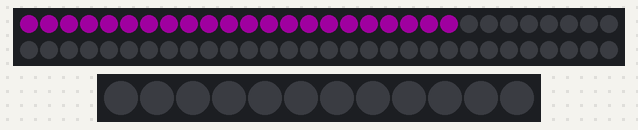
This sketch was run on a simulated ESP8266 (NodeMCU). Shown: 60 RGB LEDs in strip order, left to right, continuing on the next row, 12 RGB LEDs in strip order, left to right. Dim RGB values are drawn brighter than linear; WiFi joins after 1.5 s; servers stay silent unless stated; uploads are accepted with an empty reply.

Above: at 3.1 s.
At 4.7 s:
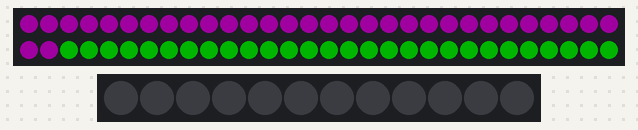
At 6.3 s:
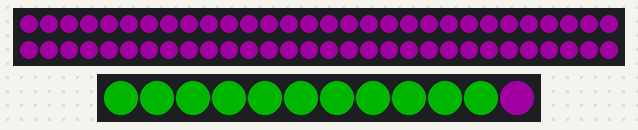
At 6.8 s:
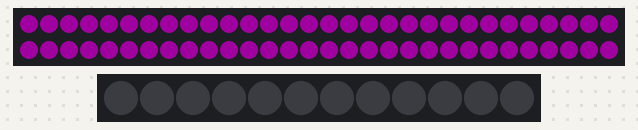
At 7.8 s:
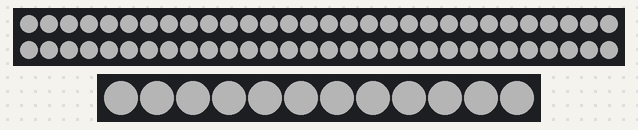
At 38.5 s:
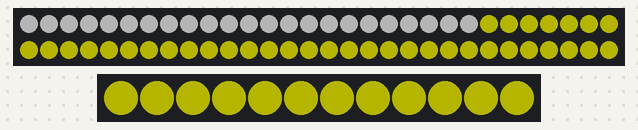

Measured:
- what the display in image 3 shows lasts 1.0 s, from 6.7 s to 7.7 s
- what the display in image 4 shows lasts 8.7 s, from 7.7 s to 16.4 s

The sketch:

ESP8266_Clock_GoogleTime.ino
```cpp
/*
 ___/'¬_         /\
{_-_ ^  \_______//
     /           \
     \ _  _____  /
     || ||     |||
     || ||     |||

            _____
           </\|/\>
     _-_-_-_ *|* _-_-_-_
    -_-_-_-_-\@/-_-_-_-_-
_____________________________

Use this sketch to set the Neopixels to display the Time from the Web via ESP8266
on a String of 60* WS2812 on pin 12 Plus 12 on pin 13 of ESP8266............

_________________________________________________________________________________

___________________________________________________________________________
!*!*!*! Please note the Libraries Required in the Includes.......!*!*!*!|
---------------------------------------------------------------------------
*/
// include the library code:
#include <ESP8266WiFi.h>
#include <Adafruit_NeoPixel.h>
#define PIXELPIN0 13
#define PIXELPIN 12
#define BRIGHTNESS 64

// WiFi connection
const char* ssid = "WiFiNetworkName";
const char* password = "WiFiPassword";
WiFiServer server(80);
WiFiClient client;
extern "C"
{
#include "user_interface.h"
}
ADC_MODE(ADC_VCC);
char tDigit;
String TiMeS,TMnow,MyNtP;                                 // The current TimeStamp from Google....
int tIMeh,tIMem,tIMes,newt,newt1,inChar,SCsa,MNsa,HRsa;   // Integer values from Gooogle time reply
int hr,mn,st,st1;                                         // Uptime Duration Counter......
String DsTable;                                           // Discarded parts if the Strings......
String theDate,theDate1,duration1,theDateTr;              // The current TimeStamp Date from Google....
Adafruit_NeoPixel strip0 = Adafruit_NeoPixel(12, PIXELPIN0, NEO_GRB + NEO_KHZ800);
Adafruit_NeoPixel strip = Adafruit_NeoPixel(60, PIXELPIN, NEO_GRB + NEO_KHZ800);

byte dialval, hourval, minuteval, secondval;

byte pixelColorRed, pixelColorGreen, pixelColorBlue;

void setup () {
  WiFi.mode(WIFI_STA);
  WiFi.begin(ssid, password);
  while (WiFi.status() != WL_CONNECTED)
  {
    delay(100);
  }
  server.begin();
    ////////////////////////////////
  // connect to Google and get time
  //////////////////////////////////
  WiFiClient client;
  while (!!!client.connect("google.com", 80)) {

  }
  client.print("HEAD / HTTP/1.1\r\n\r\n");
  while(!!!client.available()) {
     yield();
  }
  while(client.available()){
  client.readStringUntil('\n');
   theDate1 = client.readStringUntil('\r'); //Date: Tue, 10 Nov 2015 19:55:38 GMT
    if (theDate1.startsWith("Date:")) {
      TiMeS=theDate1;
      theDate = theDate1.substring(6,23);
          client.flush();
          client.stop();
          }
  }
  inChar = TiMeS.charAt(30);
  newt=inChar-48;             // Convert Numerical Char to int.....
  inChar = TiMeS.charAt(29);
  newt1=inChar-48;
  tIMes=(newt1*10)+newt;

  inChar = TiMeS.charAt(27);
  newt=inChar-48;
  inChar = TiMeS.charAt(26);
  newt1=inChar-48;
  tIMem=(newt1*10)+newt;

  inChar = TiMeS.charAt(24);
  newt=inChar-48;
  inChar = TiMeS.charAt(23);
  newt1=inChar-48;
  tIMeh=(newt1*10)+newt;
  MyNtP=" ";
  MyNtP+=theDate;
  if (tIMeh<10){MyNtP+="0";}
  MyNtP+=tIMeh;
  MyNtP+=":";
  if (tIMem<10){MyNtP+="0";}
  MyNtP+=tIMem;
  MyNtP+=":";
  if (tIMes<10){MyNtP+="0";}
  MyNtP+=tIMes;
  MyNtP+=" GMT";
 duration1 = " ";
   st1 = millis() / 1000;
   st = millis() / 1000;
   mn = st / 60;
   hr = st / 3600;
   st = st - mn * 60;
   mn = mn - hr * 60;
   if (hr<10) {duration1 += ("0");}
   duration1 += (hr);
   duration1 += (":");
   if (mn<10) {duration1 += ("0");}
   duration1 += (mn);
   duration1 += (":");
   if (st<10) {duration1 += ("0");}
   duration1 += (st);
 HRsa=hr+tIMeh;
 MNsa=mn+tIMem;
 SCsa=st+tIMes;
if (SCsa>59){SCsa-=60;MNsa+=1;}
if (MNsa>59){MNsa-=60;HRsa+=1;}
if (HRsa>23){HRsa-=24;}
    TMnow = " ";
    TMnow += theDate;
    if (HRsa<10){TMnow += "0";}
    TMnow += HRsa;
    TMnow += ":";
    if (MNsa<10){TMnow += "0";}
    TMnow += MNsa;
    TMnow += ":";
    if (SCsa<10){TMnow += "0";}
    TMnow += SCsa;


  strip.begin();
  strip.setBrightness(BRIGHTNESS);
  delay(50);
  colorWipe(strip.Color(125, 0, 125), 10);
  colorWipe(strip.Color(0, 255, 0), 10);
  colorWipe(strip.Color(125, 0, 125), 10);
  delay(500);
  strip0.begin();
  strip0.setBrightness(BRIGHTNESS);
  delay(50);
  colorWipe0(strip0.Color(125, 0, 125), 30);
  colorWipe0(strip0.Color(0, 255, 0), 40);
  colorWipe0(strip0.Color(125, 0, 125), 20);
  colorWipe0(strip0.Color(0, 0, 0), 10);
  delay(500);

}
void showtime(){
   st1 = millis() / 1000;
   st = millis() / 1000;
   mn = st / 60;
   hr = st / 3600;
   st = st - mn * 60;
   mn = mn - hr * 60;
 HRsa=hr+tIMeh;
 MNsa=mn+tIMem;
 SCsa=st+tIMes;
if (SCsa>59){SCsa-=60;MNsa+=1;}
if (MNsa>59){MNsa-=60;HRsa+=1;}
if (HRsa>23){HRsa-=24;}
  secondval = SCsa;
  minuteval = MNsa;
  hourval = HRsa;
  dialval = HRsa;
  if(hourval > 11) hourval -= 12; // This clock is 12 hour, if 13-23, convert to 0-11
  if(dialval > 11) dialval -= 12; // This clock is 12 hour, if 13-23, convert to 0-11
  hourval = ((((hourval*60) / 12) - 1)+(minuteval / 12));  //Represent the hour number on dial 12 minute steps.
  minuteval =   minuteval - 1; // Adjust the minute to reflect the dial position
  for(uint8_t i=0; i<strip.numPixels(); i++) {

	if (i <= secondval) {
  	pixelColorBlue = 255;
	}
	else {
  	pixelColorBlue = 0;
	}

	if (i <= minuteval) {
  	pixelColorGreen = 255;
	}
	else {
  	pixelColorGreen = 0;
	}

	if (i <= hourval) {
  	pixelColorRed = 255;
	}
	else {
  	pixelColorRed = 0;
	}

	strip.setPixelColor(i, strip.Color(pixelColorRed, pixelColorGreen, pixelColorBlue));

  }
  for(uint8_t i=0; i<strip0.numPixels(); i++) {
	if (i <= dialval) {
  	pixelColorRed = 255;
	}
	else {
  	pixelColorRed = 0;
	}

    	strip0.setPixelColor(i, strip0.Color(pixelColorRed, pixelColorGreen, pixelColorBlue));


  }
  strip.show();
  strip0.show();
  delay(10);
}

void loop () {
delay(500);
showtime();
}
void colorWipe(uint32_t c, uint8_t wait) {
  for(uint16_t i=0; i<strip.numPixels(); i++) {
	strip.setPixelColor(i, c);
	strip.show();
	delay(wait);
  }
}
void colorWipe0(uint32_t c, uint8_t wait) {
  for(uint16_t i=0; i<strip0.numPixels(); i++) {
	strip0.setPixelColor(i, c);
	strip0.show();
	delay(wait);
  }
}
```
